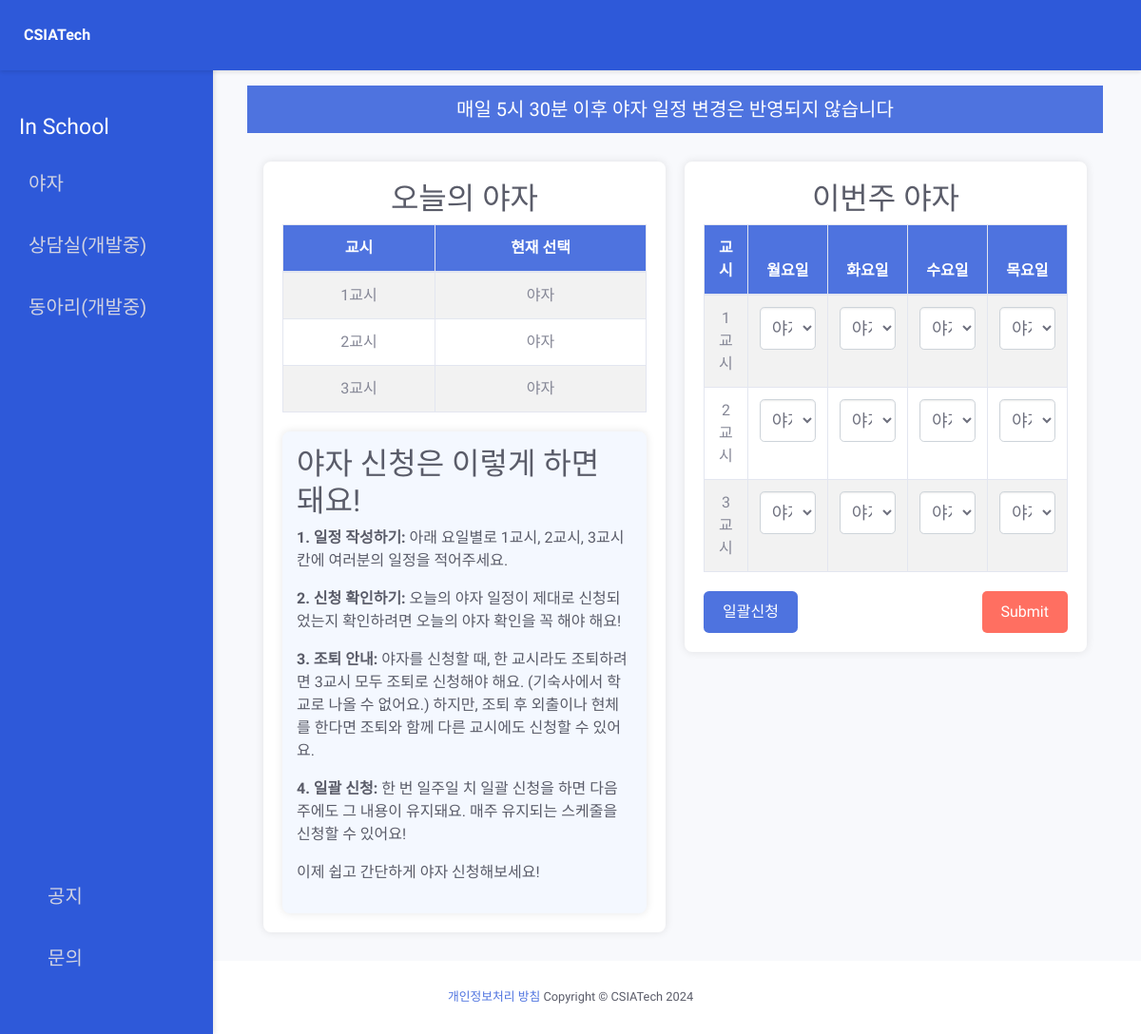
The app's page /yaja/ (signed in), older data.
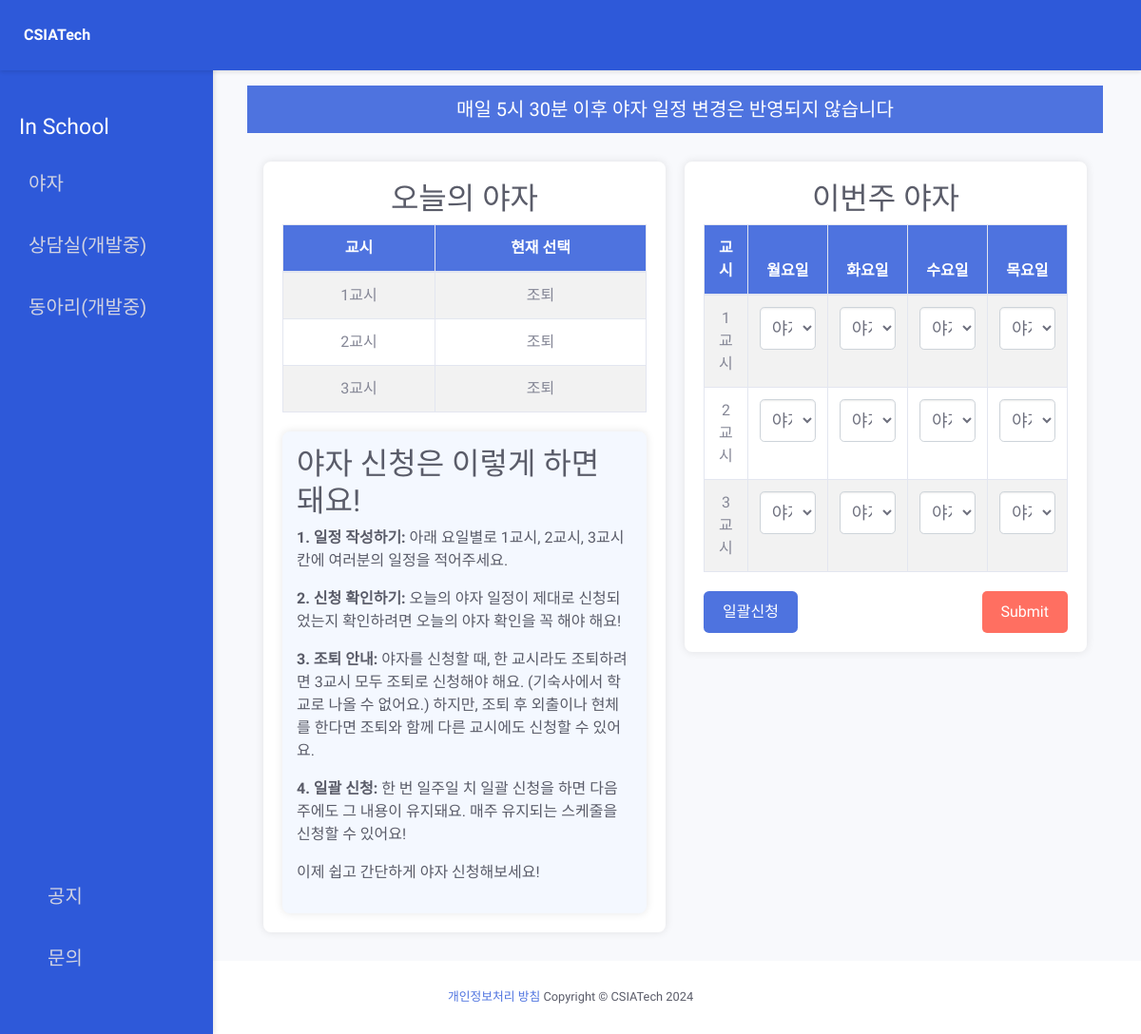
The same page, newer data.
### yaja/models.py (models this page shows)
class Tuesday(models.Model):
    period1 = models.CharField(max_length=50)
    period2 = models.CharField(max_length=50)
    period3 = models.CharField(max_length=50)
    student_id = models.CharField(max_length=10, null=True, blank=True)

### yaja/views.py (the view, shortened to what this page needs)
# urls.py: urlpatterns = [path("yaja/", views.yaja_view, name="yaja")]
@csrf_exempt
def yaja_view(request):
    if not request.user.is_authenticated:
        return HttpResponseRedirect("https://csiatech.kr/")
    current_student_id = request.user.student_id
    schedule = get_schedule_model_for_current_day(current_student_id)
    ensure_schedule_exists(current_student_id)
    try:
        print(current_student_id)
        monday_schedule, created = Monday.objects.get_or_create(
            student_id=current_student_id
        )
        if created:
            print("created monday obj")
        tuesday_schedule, created = Tuesday.objects.get_or_create(
            student_id=current_student_id
        )
        if created:
            print("created tuesday obj")
        wednesday_schedule, created = Wednesday.objects.get_or_create(
            student_id=current_student_id
        )
        if created:
            print("created weds obj")
        thursday_schedule, created = Thursday.objects.get_or_create(
            student_id=current_student_id
        )
        if created:
            print("created thursday obj")
    except Exception as e:
        print(f"An error occurred: {e}")
    if request.method == "POST":
        data = json.loads(request.body)
        print(data)
        try:
            monday = data.get("Monday")
            tuesday = data.get("Tuesday")
            wednesday = data.get("Wednesday")
            thursday = data.get("Thursday")
            try:
                default_monday = DefaultMonday.objects.get(
                    student_id=current_student_id
                )
            except ObjectDoesNotExist:
                default_monday = DefaultMonday.objects.create(
                    student_id=current_student_id,
                    period1="야자",
                    period2="야자",
                    period3="야자",
                )
            try:
                default_tuesday = DefaultTuesday.objects.get(
                    student_id=current_student_id
                )
            except ObjectDoesNotExist:
                default_tuesday = DefaultTuesday.objects.create(
                    student_id=current_student_id,
                    period1="야자",
                    period2="야자",
                    period3="야자",
                )
            try:
                default_wednesday = DefaultWednesday.objects.get(
                    student_id=current_student_id
                )
            except ObjectDoesNotExist:
                default_wednesday = DefaultWednesday.objects.create(
                    student_id=current_student_id,
                    period1="야자",
                    period2="야자",
                    period3="야자",
                )
            try:
                default_thursday = DefaultThursday.objects.get(
                    student_id=current_student_id
                )
            except ObjectDoesNotExist:
                default_thursday = DefaultThursday.objects.create(
                    student_id=current_student_id,
                    period1="야자",
                    period2="야자",
                    period3="야자",
                )
            default_monday.period1 = monday.get("period1")
            default_monday.period2 = monday.get("period2")
            default_monday.period3 = monday.get("period3")
            default_tuesday.period1 = tuesday.get("period1")
            default_tuesday.period2 = tuesday.get("period2")
            default_tuesday.period3 = tuesday.get("period3")
            default_wednesday.period1 = wednesday.get("period1")
            default_wednesday.period2 = wednesday.get("period2")
            default_wednesday.period3 = wednesday.get("period3")
            default_thursday.period1 = thursday.get("period1")
            default_thursday.period2 = thursday.get("period2")
            default_thursday.period3 = thursday.get("period3")
            mon = {
                "period1": default_monday.period1,
                "period2": default_monday.period2,
                "period3": default_monday.period3,
            }
            tue = {
                "period1": default_tuesday.period1,
                "period2": default_tuesday.period2,
                "period3": default_tuesday.period3,
            }
            wed = {
                "period1": default_wednesday.period1,
                "period2": default_wednesday.period2,
                "period3": default_wednesday.period3,
            }
            thur = {
                "period1": default_thursday.period1,
                "period2": default_thursday.period2,
                "period3": default_thursday.period3,
            }
            Monday_serializer = DefaultMondaySerializer(
                default_monday, data=mon, partial=True
            )
            Tuesday_serializer = DefaultTuesdaySerializer(
                default_tuesday, data=tue, partial=True
            )
            Wednesday_serializer = DefaultWednesdaySerializer(
                default_wednesday, data=wed, partial=True
            )
            Thursday_serializer = DefaultThursdaySerializer(
                default_thursday, data=thur, partial=True
            )
            if (
                Monday_serializer.is_valid()
                and Tuesday_serializer.is_valid()
                and Wednesday_serializer.is_valid()
                and Thursday_serializer.is_valid()
            ):
                Monday_serializer.save()
                Tuesday_serializer.save()
                Wednesday_serializer.save()
                Thursday_serializer.save()
                print("before reset")
                reset_schedules(current_student_id)
                print("after reset")
                return JsonResponse(
                    {"status": "echo", "student_id": current_student_id}, status=200
                )
        except (
            DefaultMonday.DoesNotExist,
            DefaultTuesday.DoesNotExist,
            DefaultWednesday.DoesNotExist,
            DefaultThursday.DoesNotExist,
        ):
            return JsonResponse({"error": "No schedule exist for student"}, status=404)
    elif request.method == "GET":
        if request.headers.get("X-Schedule-Type") == "default":
            print("GET default schedule backend success reached")
            try:
                monday_schedule = DefaultMonday.objects.get(
                    student_id=current_student_id
                )
                tuesday_schedule = DefaultTuesday.objects.get(
                    student_id=current_student_id
                )
                wednesday_schedule = DefaultWednesday.objects.get(
                    student_id=current_student_id
                )
                thursday_schedule = DefaultThursday.objects.get(
                    student_id=current_student_id
                )
                print("Monday schedule retrieved")
            except:
                print("Monday schedule does not exist, creating default schedules")
                monday_schedule = DefaultMonday.objects.create(
                    student_id=current_student_id,
                    period1="야자",
                    period2="야자",
                    period3="야자",
                )
                tuesday_schedule = DefaultTuesday.objects.create(
                    student_id=current_student_id,
                    period1="야자",
                    period2="야자",
                    period3="야자",
                )
                wednesday_schedule = DefaultWednesday.objects.create(
                    student_id=current_student_id,
                    period1="야자",
                    period2="야자",
                    period3="야자",
                )
                thursday_schedule = DefaultThursday.objects.create(
                    student_id=current_student_id,
                    period1="야자",
                    period2="야자",
                    period3="야자",
                )
            serializer_monday = DefaultMondaySerializer(monday_schedule)
            serializer_tuesday = DefaultTuesdaySerializer(tuesday_schedule)
            serializer_wednesday = DefaultWednesdaySerializer(wednesday_schedule)
            serializer_thursday = DefaultThursdaySerializer(thursday_schedule)
            print(serializer_monday.data)
            response_data = {
                "monday": serializer_monday.data,
                "tuesday": serializer_tuesday.data,
                "wednesday": serializer_wednesday.data,
                "thursday": serializer_thursday.data,
                "action": "retrieve",
            }
            return JsonResponse(response_data)
        elif request.headers.get("X-Schedule-Type") == "current":
            print("GET current schedule backend success reached")
            try:
                monday_schedule = Monday.objects.get(student_id=current_student_id)
                tuesday_schedule = Tuesday.objects.get(student_id=current_student_id)
                wednesday_schedule = Wednesday.objects.get(
                    student_id=current_student_id
                )
                thursday_schedule = Thursday.objects.get(student_id=current_student_id)
                print("All schedule retrieved")
                if not monday_schedule.period1:
                    monday_schedule.period1 = "야자"
                if not monday_schedule.period2:
                    monday_schedule.period2 = "야자"
                if not monday_schedule.period3:
                    monday_schedule.period3 = "야자"
                if not tuesday_schedule.period1:
                    tuesday_schedule.period1 = "야자"
                if not tuesday_schedule.period2:
                    tuesday_schedule.period2 = "야자"
                if not tuesday_schedule.period3:
                    tuesday_schedule.period3 = "야자"
                if not wednesday_schedule.period1:
                    wednesday_schedule.period1 = "야자"
                if not wednesday_schedule.period2:
                    wednesday_schedule.period2 = "야자"
                if not wednesday_schedule.period3:
                    wednesday_schedule.period3 = "야자"
                if not thursday_schedule.period1:
                    thursday_schedule.period1 = "야자"
                if not thursday_schedule.period2:
                    thursday_schedule.period2 = "야자"
                if not thursday_schedule.period3:
                    thursday_schedule.period3 = "야자"
                monday_schedule.save()
                tuesday_schedule.save()
                wednesday_schedule.save()
                thursday_schedule.save()
            except Monday.DoesNotExist:
                print("Monday schedule does not exist, creating default schedule")
                monday_schedule = Monday.objects.create(
                    student_id=current_student_id,
                    period1="야자",
                    period2="야자",
                    period3="야자",
                )
            except Tuesday.DoesNotExist:
                print("Tuesday schedule does not exist, creating default schedule")
                tuesday_schedule = Tuesday.objects.create(
                    student_id=current_student_id,
                    period1="야자",
                    period2="야자",
                    period3="야자",
                )
            except Wednesday.DoesNotExist:
                print("Wednesday schedule does not exist, creating default schedule")
                wednesday_schedule = Wednesday.objects.create(
                    student_id=current_student_id,
                    period1="야자",
                    period2="야자",
                    period3="야자",
                )
            except Thursday.DoesNotExist:
                print("Thursday schedule does not exist, creating default schedule")
                thursday_schedule = Thursday.objects.create(
                    student_id=current_student_id,
                    period1="야자",
                    period2="야자",
                    period3="야자",
                )
            serializer_monday = MondaySerializer(monday_schedule)
            serializer_tuesday = TuesdaySerializer(tuesday_schedule)
            serializer_wednesday = WednesdaySerializer(wednesday_schedule)
            serializer_thursday = ThursdaySerializer(thursday_schedule)
            print(serializer_monday.data)
            response_data = {
                "monday": serializer_monday.data,
                "tuesday": serializer_tuesday.data,
                "wednesday": serializer_wednesday.data,
                "thursday": serializer_thursday.data,
                "action": "retrieve",
            }
            return JsonResponse(response_data)
    return render(request, "yaja.html", {"Yaja": schedule})

### yaja/views.py (called while the page is built)
def get_schedule_model_for_current_day(student_id):
    current_day = datetime.now().weekday()
    try:
        if current_day == 1:
            return Tuesday.objects.get(student_id=student_id)
        elif current_day == 2:
            return Wednesday.objects.get(student_id=student_id)
        elif current_day == 3:
            return Thursday.objects.get(student_id=student_id)
        elif (
            current_day == 4 or current_day == 5 or current_day == 0 or current_day == 6
        ):
            print("retrieved tody: monday schedule")
            return Monday.objects.get(student_id=student_id)
    except:
        return None

### yaja/templates/yaja.html (shortened to what the changed rows need)
<!DOCTYPE html>
<html lang="en">
<head>
    <link href="../../static/vendor/fontawesome-free/css/all.min.css" rel="stylesheet" type="text/css">
    <link href="../../static/css/sb-admin-2.min.css" rel="stylesheet">
</head>
<body id="page-top">
    <div class="sidebar">
        <h2>In School</h2>
    </div>
    <div class="content-wrapper">
        <div class="table-wrapper">
            <div class="table-container">
                <h2 class="text-center">오늘의 야자</h2>
                <table class="table table-bordered table-striped">
                    <thead>
                        <tr>
                            <th>교시</th>
                            <th>현재 선택</th>
                        </tr>
                    </thead>
                    <tbody>
                        <tr>
                            <td>1교시</td>
                            <td>{{ Yaja.period1 }}</td>
                        </tr>
                        <tr>
                            <td>2교시</td>
                            <td>{{ Yaja.period2 }}</td>
                        </tr>
                        <tr>
                            <td>3교시</td>
                            <td>{{ Yaja.period3 }}</td>
                        </tr>
                    </tbody>
                </table>
                <div class="instruction-container">
                    <h2>야자 신청은 이렇게 하면 돼요!</h2>
                </div>
            </div>
            <div class="table-container">
                <form id="weekForm" action="/" method="put">
                    <h2 class="text-center">이번주 야자</h2>
                    <table class="table table-bordered table-striped">
                        <thead>
                            <tr>
                                <th>교시</th>
                                <th>월요일</th>
                                <th>화요일</th>
                                <th>수요일</th>
                                <th>목요일</th>
                            </tr>
                        </thead>
                    </table>
                </form>
            </div>
        </div>
    </div>
</body>
</html>

Row changes from the older to the newer data that the page shows:
changed Tuesday: period1 "야자" → "조퇴"; period2 "야자" → "조퇴"; period3 "야자" → "조퇴"
